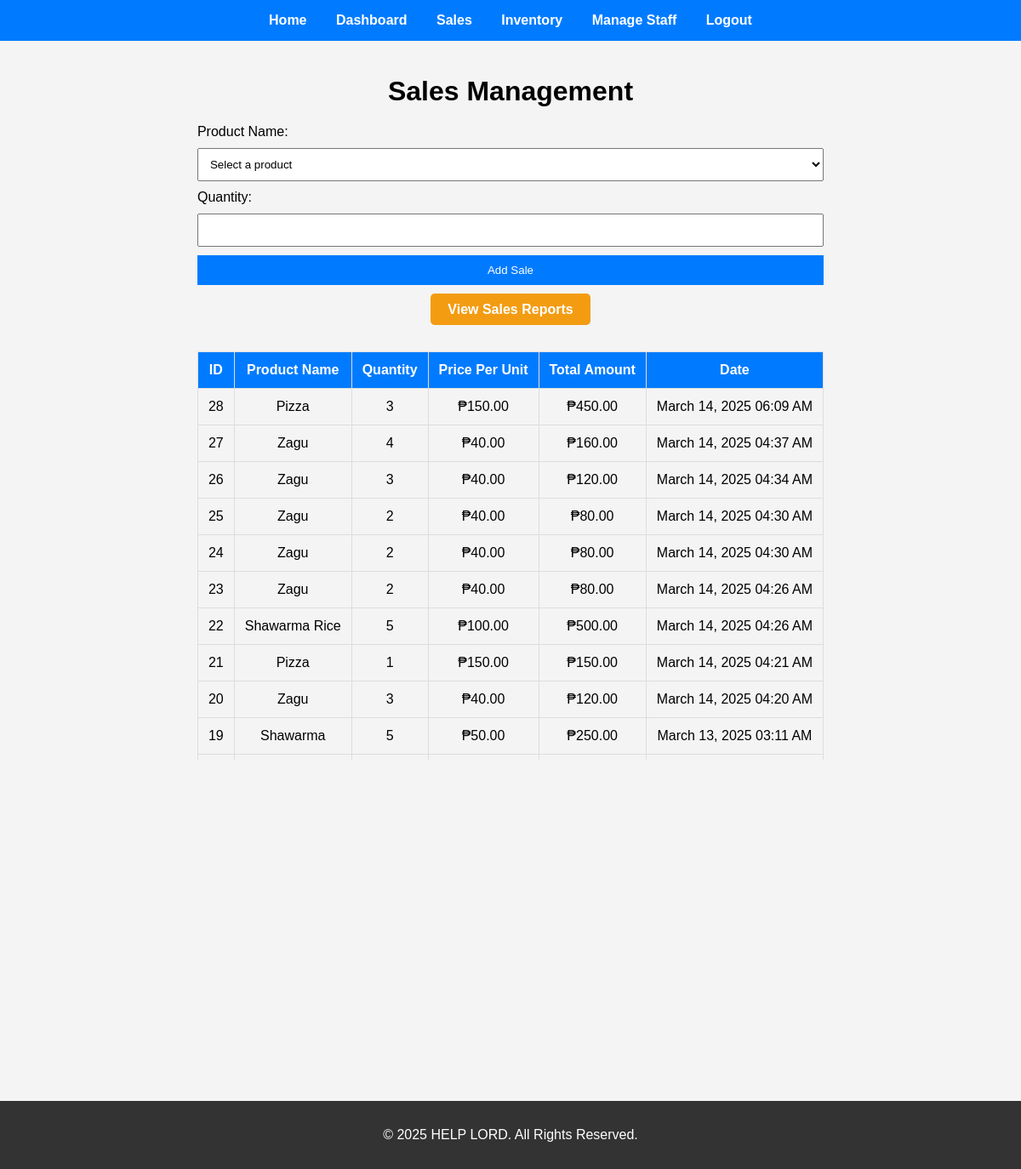
Page /sales.php on the earlier database version.
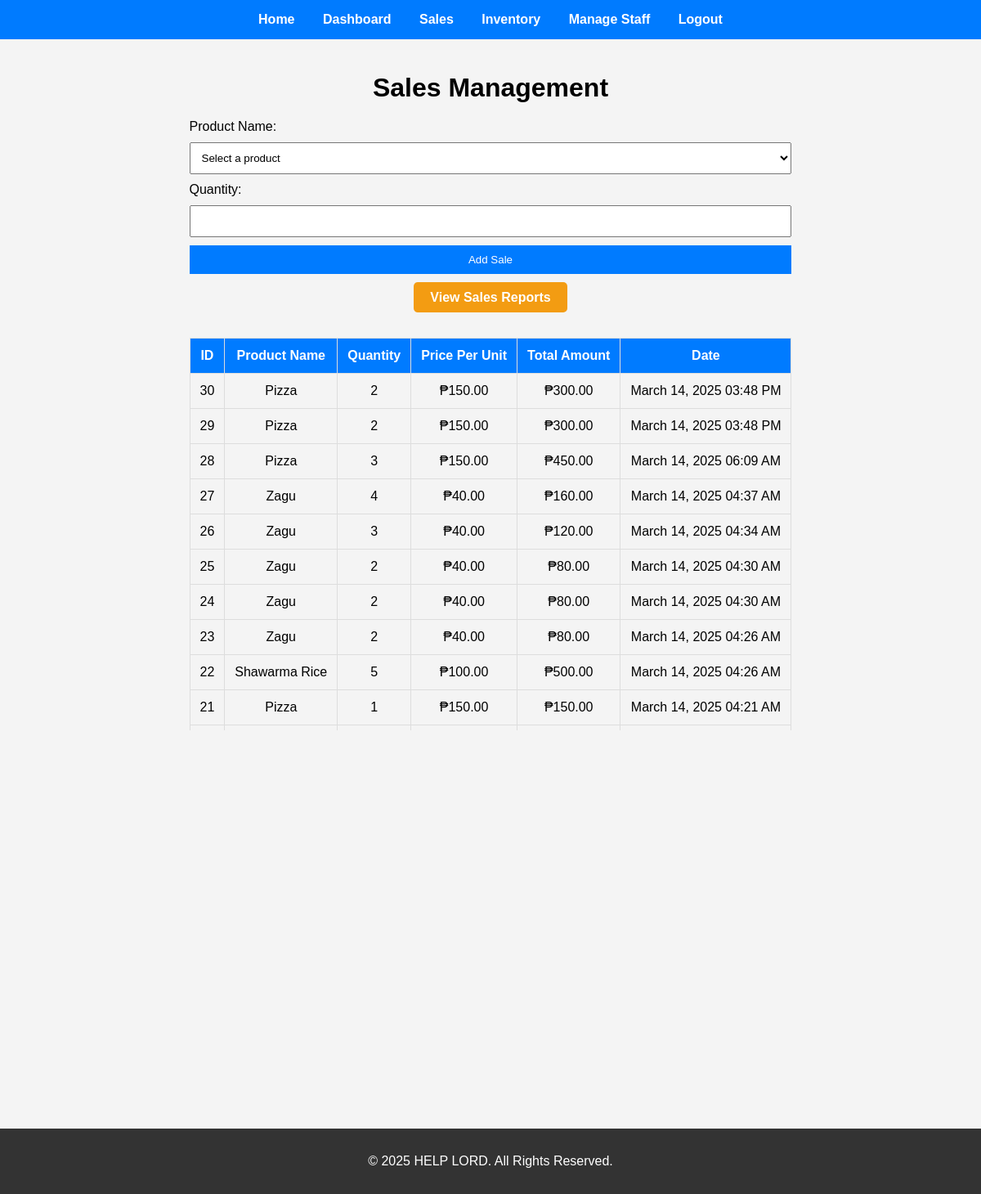
Same page on the later database version.
### tables this page shows
CREATE TABLE `sales` (
  `id` int(11) NOT NULL,
  `product_id` int(11) NOT NULL,
  `total_amount` decimal(10,2) NOT NULL,
  `created_at` timestamp NOT NULL DEFAULT current_timestamp(),
  `quantity` int(11) NOT NULL DEFAULT 0,
  `price_per_unit` decimal(10,2) NOT NULL DEFAULT 0.00
);

CREATE TABLE `products` (
  `id` int(11) NOT NULL,
  `name` varchar(100) NOT NULL,
  `description` text DEFAULT NULL,
  `price` decimal(10,2) NOT NULL,
  `last_restock_date` date DEFAULT NULL,
  `expiry_date` date DEFAULT NULL,
  `reorder_level` int(11) NOT NULL DEFAULT 0,
  `stock` int(11) NOT NULL,
  `quantity` int(11) NOT NULL DEFAULT 0
);

### sales.php (the view, shortened to what this page needs)
<?php
require '../db_connect.php';
include 'includes/header.php';
$sales = $conn->query("SELECT sales.id, products.name AS product_name, sales.quantity, sales.price_per_unit, sales.total_amount, sales.created_at
                       FROM sales JOIN products ON sales.product_id = products.id ORDER BY sales.created_at DESC");
?>
<div class="container">
    <h1>Sales Management</h1>
    <form method="POST" class="form">
        <label>Product Name:</label>
        <select name="product_id" required>
            <option value="" disabled selected>Select a product</option>
        </select>
        <label>Quantity:</label>
        <input type="number" name="quantity" required min="1">
        <button type="submit" name="add_sale" class="btn">Add Sale</button>
    </form>
    <div class="report-button">
        <a href="reports.php" class="btn-report">View Sales Reports</a>
    </div>
    <div class="table-container">
        <table class="table">
            <thead>
                <tr>
                    <th>ID</th>
                    <th>Product Name</th>
                    <th>Quantity</th>
                    <th>Price Per Unit</th>
                    <th>Total Amount</th>
                    <th>Date</th>
                </tr>
            </thead>
            <tbody>
                <?php while ($row = $sales->fetch_assoc()): ?>
                    <tr>
                        <td><?php echo $row['id']; ?></td>
                        <td><?php echo $row['product_name']; ?></td>
                        <td><?php echo $row['quantity']; ?></td>
                        <td>₱<?php echo number_format($row['price_per_unit'], 2); ?></td>
                        <td>₱<?php echo number_format($row['total_amount'], 2); ?></td>
                        <td><?php echo date("F d, Y h:i A", strtotime($row['created_at'])); ?></td>
                    </tr>
                <?php endwhile; ?>
            </tbody>
        </table>
    </div>
</div>
<?php include 'includes/footer.php'; ?>

Differences in the rows shown:
no longer on this page (row unchanged): sales: id "20", product.name "Zagu", quantity "3", price_per_unit "40.00", total_amount "120.00", created_at "March 14, 2025 04:20 AM"
no longer on this page (row unchanged): sales: id "19", product.name "Shawarma", quantity "5", price_per_unit "50.00", total_amount "250.00", created_at "March 13, 2025 03:11 AM"
added sales: id "30", product.name "Pizza", quantity "2", price_per_unit "150.00", total_amount "300.00", created_at "March 14, 2025 03:48 PM"
added sales: id "29", product.name "Pizza", quantity "2", price_per_unit "150.00", total_amount "300.00", created_at "March 14, 2025 03:48 PM"
